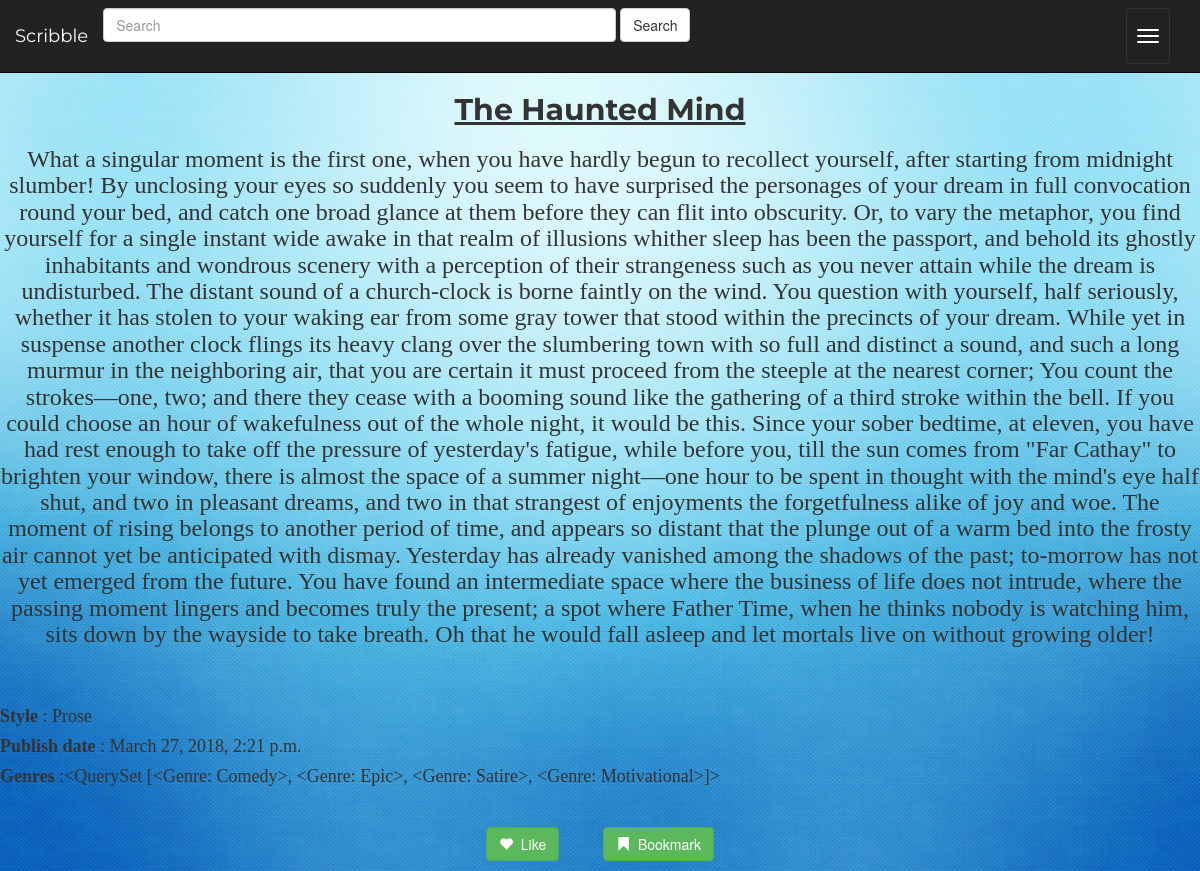
The page /entry/6/ (signed in) on the database its author committed.
### Entry/models.py (models this page shows, shortened)
class Entry(models.Model):
	entry_name=models.CharField(max_length=40)
	entry_description=models.CharField(max_length=5000,default='Empty')
	entry_style=models.ForeignKey(Writing_Style,on_delete=models.CASCADE)
	entry_genres=models.ManyToManyField(Genre)
	entry_writer_id=models.ForeignKey(User,on_delete=models.CASCADE)
	entry_release_date=models.DateTimeField(default=timezone.now,blank=True)

class Writing_Style(models.Model):
	writing_style=models.CharField(max_length=20)
	def __str__(self):
		return self.writing_style

class Genre(models.Model):
	genre_name=models.CharField(max_length=20)
	def __str__(self):
		return self.genre_name

### Entry/views.py (the view)
# urls.py: url(r'^(?P<pk>[0-9]+)/$',views.DetailView.as_view(),name='detail'),
class DetailView(LoginRequiredMixin, generic.DetailView):
	model=Entry
	template_name='Entry/detail.html'
	login_url = "/entry/login/"
	redirect_field_name = "rollback"
	redirect_unauthenticated_users= True

### Entry/templatetags/login_extras.py (called while the page is built)
@register.filter(name='does_exist')
def does_exist(user, user2):
    profile = None
    if Profile.objects.filter(user=user).exists():
        profile = Profile.objects.get(user=user)
    return True if profile is not None else False

### Entry/templates/Entry/detail.html (shortened to what this page needs)
{% extends 'Entry/base.html' %}
{% block body %}
	<div class = "TitleFont">
		<h2><b><u><center> {{entry.entry_name}}</center></u></b></h2>
	</div>
	<div class = "EntryFont">
		<h3><center>{{entry.entry_description}}</center></h3>
	</div>
	<br>
	<br>
	<div class = "FooterFont">
	<h4><b>Style</b> : {{entry.entry_style}}</h4>
	<h4><b>Publish date</b> : {{entry.entry_release_date}}</h4>
	<h4><b>Genres</b> :{{entry.entry_genres.all}}</h4>
	</div>
	<br>
	<h5>
		<center>
			<span style="margin-right:40px">
		<a  href="{% url 'Entry:like' entry.id %}">
	        <button type="button" class="btn btn-success btn-xl">
	        	<span class="glyphicon glyphicon-heart"></span>&nbsp; Like
	        </button>
	    </a>
	   	</span>
		<a  href="{% url 'Entry:bookmark' entry.id %}">
	        <button type="button" class="btn btn-success btn-xl">
	        	<span class="glyphicon glyphicon-bookmark"></span>&nbsp; Bookmark
	        </button>
	    </a>
	    </center>
	</h5>
{% endblock %}

### Entry/static/Entry/style.css (style rules this page uses)
body { background: url('images/oldtexture.jpg') no-repeat center fixed; -webkit-background-size: cover; -moz-background-size: cover; -o-background-size: cover; background-size: cover; }
.EntryFont { font-family: 'Ariel',cursive; }
.TitleFont { font-family: 'Montserrat',cursive; }
.FooterFont { font-family: 'Ariel',cursive; }

### rows shown on the page
Entry: entry_name "The Haunted Mind", entry_description "What a singular moment is the first one, when you have hardly begun to recollect yourself, after starting from midnight slumber! By unclosing your eyes so suddenly you seem to have surprised the personages of your dream in full convocation round your bed, and catch one broad glance at them before they can flit into obscurity. Or, to vary the metaphor, you find yourself for a single instant wide awake in that realm of illusions whither sleep has been the passport, and behold its ghostly inhabitants and wondrous scenery with a perception of their strangeness such as you never attain while the dream is undisturbed. The distant sound of a church-clock is borne faintly on the wind. You question…", entry_style "Prose", entry_release_date "March 27, 2018, 2:21 p.m.", entry_genres.all "<QuerySet [<Genre: Comedy>, <Genre: Epic>, <Genre: Satire>, <Genre: Motivational>]>"
